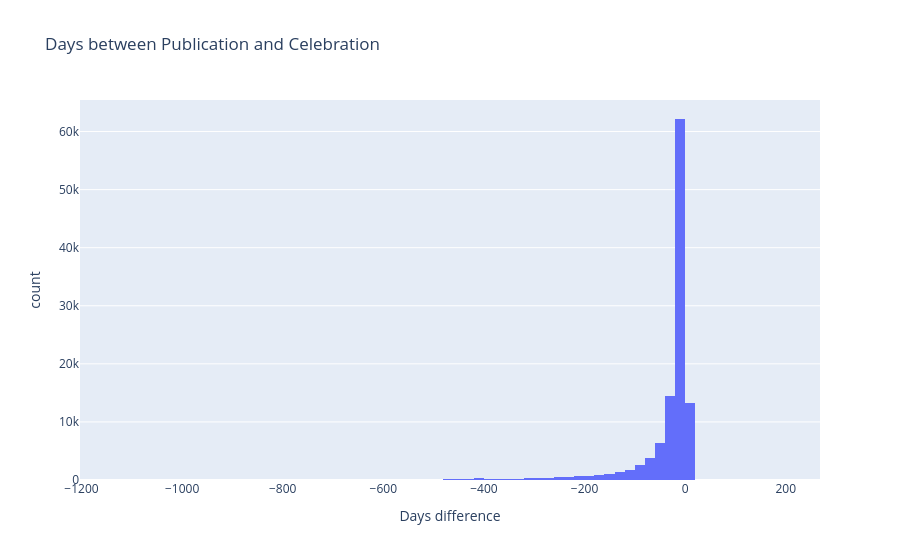

Notebook code cell kept with this figure:
### Code cell
# compute difference in days between publication and celebration, then plot histogram
diff_df = subset.dropna(subset=['dataPublicacao','dataCelebracaoContrato']).copy()
diff_df['days_diff'] = (diff_df['dataCelebracaoContrato'] - diff_df['dataPublicacao']).dt.days

fig_diff = px.histogram(
    diff_df,
    x='days_diff',
    nbins=100,
    title='Days between Publication and Celebration',
    labels={'days_diff':'Days difference', 'count':'Number of Contracts'}
)

fig_diff.update_xaxes(range=[int(diff_df['days_diff'].min()), int(diff_df['days_diff'].max())])
fig_diff.show()

### Figure 1 — Plotly figure (JSON) as saved in the notebook; plotly's stock layout.template omitted (floating-point values rounded to 4 significant figures; data arrays with more than 128 entries replaced by an {"elided": "..."} marker saying what was removed)
{"data": [{"bingroup": "x", "hovertemplate": "Days difference=%{x}<br>count=%{y}<extra></extra>", "legendgroup": "", "marker": {"color": "#636efa", "pattern": {"shape": ""}}, "name": "", "nbinsx": 100, "orientation": "v", "showlegend": false, "type": "histogram", "x": {"elided": "113185 int values"}, "xaxis": "x", "yaxis": "y"}], "layout": {"barmode": "relative", "legend": {"tracegroupgap": 0}, "title": {"text": "Days between Publication and Celebration"}, "xaxis": {"anchor": "y", "domain": [0, 1], "range": [-1203, 268], "title": {"text": "Days difference"}}, "yaxis": {"anchor": "x", "domain": [0, 1], "title": {"text": "count"}}}}
